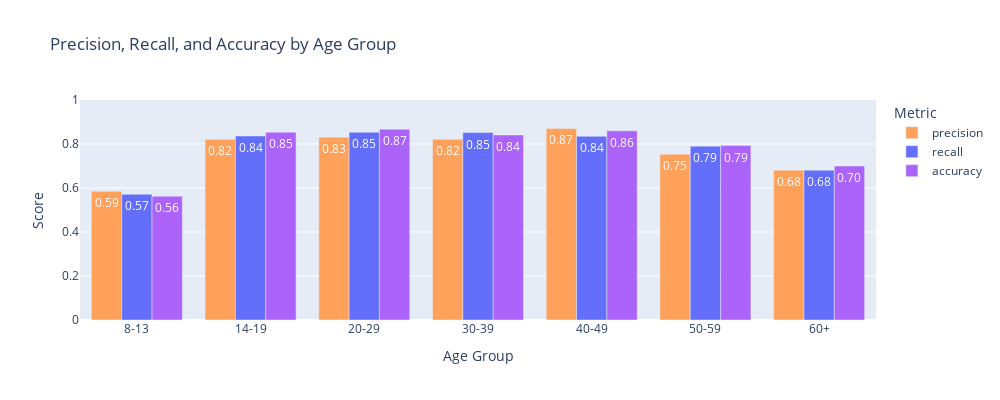

Here is the notebook cell this chart was saved with:
### Code cell
# Plot Precision, Recall, and Accuracy together
fig_combined = px.bar(pr_df, x='age_group', y=['precision', 'recall', 'accuracy'], barmode='group',
                      title='Precision, Recall, and Accuracy by Age Group',
                      labels={'value': 'Score', 'age_group': 'Age Group', 'variable': 'Metric'},
                      text_auto='.2f',
                      color_discrete_sequence=['#FFA15A', '#636EFA', '#AB63FA'],
                      width=1000,
                      height=400)
fig_combined.update_traces(textfont_color='white', textposition='inside')
fig_combined.update_layout(yaxis_range=[0,1])
fig_combined.show()

### Figure 1 — Plotly figure (JSON) as saved in the notebook; plotly's stock layout.template omitted (floating-point values rounded to 4 significant figures)
{"data": [{"alignmentgroup": "True", "hovertemplate": "Metric=precision<br>Age Group=%{x}<br>Score=%{y}<extra></extra>", "legendgroup": "precision", "marker": {"color": "#FFA15A", "pattern": {"shape": ""}}, "name": "precision", "offsetgroup": "precision", "orientation": "v", "showlegend": true, "textfont": {"color": "white"}, "textposition": "inside", "texttemplate": "%{y:.2f}", "type": "bar", "x": ["8-13", "14-19", "20-29", "30-39", "40-49", "50-59", "60+"], "xaxis": "x", "y": [0.5854, 0.8214, 0.8312, 0.8214, 0.871, 0.7538, 0.6809], "yaxis": "y"}, {"alignmentgroup": "True", "hovertemplate": "Metric=recall<br>Age Group=%{x}<br>Score=%{y}<extra></extra>", "legendgroup": "recall", "marker": {"color": "#636EFA", "pattern": {"shape": ""}}, "name": "recall", "offsetgroup": "recall", "orientation": "v", "showlegend": true, "textfont": {"color": "white"}, "textposition": "inside", "texttemplate": "%{y:.2f}", "type": "bar", "x": ["8-13", "14-19", "20-29", "30-39", "40-49", "50-59", "60+"], "xaxis": "x", "y": [0.5714, 0.8364, 0.8533, 0.8519, 0.8351, 0.7903, 0.6809], "yaxis": "y"}, {"alignmentgroup": "True", "hovertemplate": "Metric=accuracy<br>Age Group=%{x}<br>Score=%{y}<extra></extra>", "legendgroup": "accuracy", "marker": {"color": "#AB63FA", "pattern": {"shape": ""}}, "name": "accuracy", "offsetgroup": "accuracy", "orientation": "v", "showlegend": true, "textfont": {"color": "white"}, "textposition": "inside", "texttemplate": "%{y:.2f}", "type": "bar", "x": ["8-13", "14-19", "20-29", "30-39", "40-49", "50-59", "60+"], "xaxis": "x", "y": [0.5625, 0.8538, 0.8667, 0.8412, 0.86, 0.7929, 0.7], "yaxis": "y"}], "layout": {"barmode": "group", "height": 400, "legend": {"title": {"text": "Metric"}, "tracegroupgap": 0}, "title": {"text": "Precision, Recall, and Accuracy by Age Group"}, "width": 1000, "xaxis": {"anchor": "y", "domain": [0, 1], "title": {"text": "Age Group"}}, "yaxis": {"anchor": "x", "domain": [0, 1], "range": [0, 1], "title": {"text": "Score"}}}}
